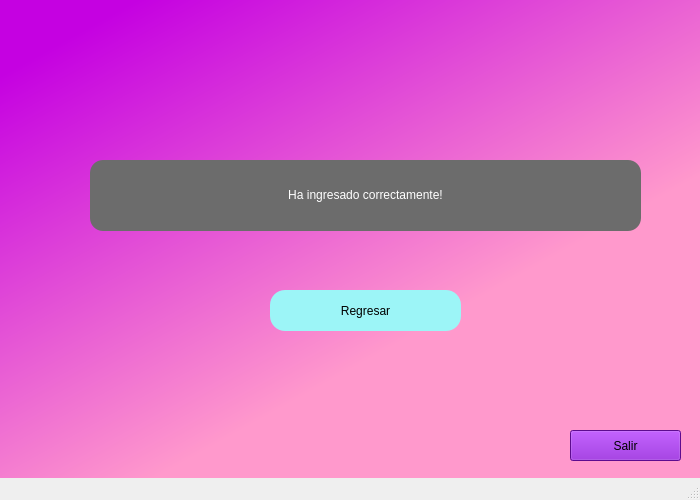
<?xml version="1.0" encoding="UTF-8"?>
<ui version="4.0">
 <class>MainWindow</class>
 <widget class="QMainWindow" name="MainWindow">
  <property name="geometry">
   <rect>
    <x>0</x>
    <y>0</y>
    <width>700</width>
    <height>500</height>
   </rect>
  </property>
  <property name="minimumSize">
   <size>
    <width>700</width>
    <height>500</height>
   </size>
  </property>
  <property name="maximumSize">
   <size>
    <width>700</width>
    <height>500</height>
   </size>
  </property>
  <property name="font">
   <font>
    <pointsize>19</pointsize>
    <strikeout>false</strikeout>
    <stylestrategy>PreferDefault</stylestrategy>
   </font>
  </property>
  <property name="windowTitle">
   <string>MainWindow</string>
  </property>
  <property name="styleSheet">
   <string notr="true">QWidget#centralwidget{
background-color: qlineargradient(spread:pad, x1:0.126, y1:0.0572727, x2:0.626429, y2:0.671, stop:0 rgba(197, 1, 225, 255), stop:1 rgba(255, 153, 204, 255));}

</string>
  </property>
  <widget class="QWidget" name="centralwidget">
   <widget class="QPushButton" name="pushButton_2">
    <property name="geometry">
     <rect>
      <x>570</x>
      <y>430</y>
      <width>111</width>
      <height>31</height>
     </rect>
    </property>
    <property name="styleSheet">
     <string notr="true">font: 700 11pt &quot;Segoe UI Variable Display&quot;;
background-color: rgb(130, 15, 200);</string>
    </property>
    <property name="text">
     <string>Salir</string>
    </property>
   </widget>
   <widget class="QPushButton" name="pushButton">
    <property name="geometry">
     <rect>
      <x>270</x>
      <y>290</y>
      <width>191</width>
      <height>41</height>
     </rect>
    </property>
    <property name="styleSheet">
     <string notr="true">border-radius:15;
font: 14pt  &quot;Monospac821 BT&quot;;
background-color: rgb(156, 245, 247);
color: black;</string>
    </property>
    <property name="text">
     <string>Regresar</string>
    </property>
   </widget>
   <widget class="QLabel" name="label_2">
    <property name="geometry">
     <rect>
      <x>90</x>
      <y>160</y>
      <width>551</width>
      <height>71</height>
     </rect>
    </property>
    <property name="styleSheet">
     <string notr="true">font: 18pt &quot;Monospac821 BT&quot;;
color: white;
background-color: rgb(108, 108, 108);
border-radius:13px;</string>
    </property>
    <property name="text">
     <string>&lt;html&gt;&lt;head/&gt;&lt;body&gt;&lt;p align=&quot;center&quot;&gt; Ha ingresado correctamente!&lt;/p&gt;&lt;/body&gt;&lt;/html&gt;</string>
    </property>
   </widget>
   <widget class="QLabel" name="label_3">
    <property name="geometry">
     <rect>
      <x>300</x>
      <y>40</y>
      <width>121</width>
      <height>71</height>
     </rect>
    </property>
    <property name="text">
     <string/>
    </property>
    <property name="pixmap">
     <pixmap>logoNext.png</pixmap>
    </property>
    <property name="scaledContents">
     <bool>true</bool>
    </property>
   </widget>
  </widget>
  <widget class="QMenuBar" name="menubar">
   <property name="geometry">
    <rect>
     <x>0</x>
     <y>0</y>
     <width>700</width>
     <height>33</height>
    </rect>
   </property>
  </widget>
  <widget class="QStatusBar" name="statusbar"/>
 </widget>
 <resources/>
 <connections/>
</ui>
